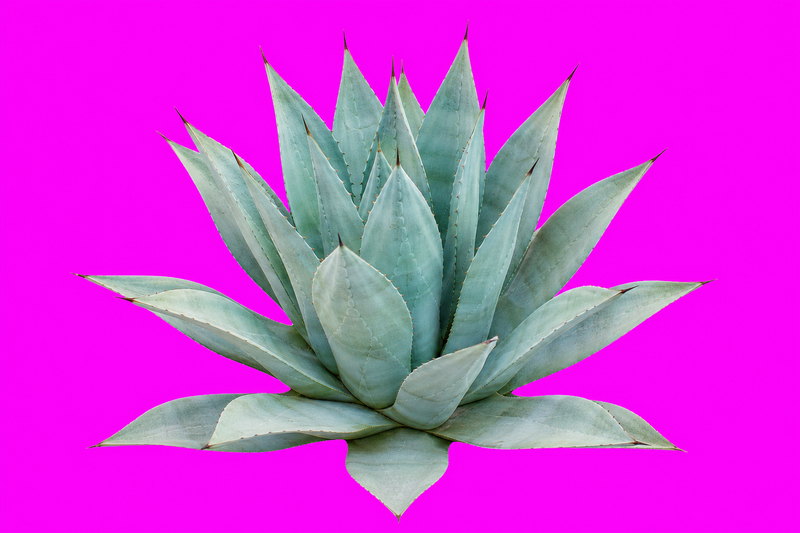
#> input picture assets/plants/raw/agave.png, 800 x 533 px; its folder holds only this picture in this run
$ python make-plant-cutouts.py agave.png '#' one source
#> lines starting #> are read from the running program, lines starting #| are printed output that depends on the picture
#> in cutout, image is the input picture: PIL image 800x533 RGB; mean R, G, B 210, 54.6, 214.7
#!/usr/bin/env python3
"""Turn magenta-background plant renders into RGBA billboard cutouts.

Aqua's billboard plants are 512x512 RGBA PNGs with the plant's base sitting
just above the bottom edge, so a single instancing shader can root every
species on the terrain. The image model is asked to render each plant on a
flat pure-magenta background because that hue is absent from foliage and
bark; this script keys it out, removes the magenta colour cast that the
background bleeds into translucent leaf edges, and writes the final asset.

Usage:
    python3 tools/make-plant-cutouts.py            # all of assets/plants/raw
    python3 tools/make-plant-cutouts.py agave.png  # one source

Requires Pillow and NumPy (development only; the site itself has no build
step and never runs this script). The raw renders are kept so the keying can
be repeated or tuned. See assets/plants/README.md.
"""
import json
import pathlib
import sys

import numpy as np
from PIL import Image, ImageFilter

ROOT = pathlib.Path(__file__).resolve().parent.parent
RAW = ROOT / "assets/plants/raw"
OUT = ROOT / "assets/plants"
SIZE = 512
# Background colour measured from the flat area of the source renders.
BG = np.array([249.0, 2.0, 241.0], dtype=np.float32)


def smoothstep(edge0, edge1, x):
    t = np.clip((x - edge0) / (edge1 - edge0), 0.0, 1.0)
    return t * t * (3.0 - 2.0 * t)


def key_magenta(rgb):
    """Return float RGB and alpha for an image shot against flat magenta.

    Magenta is uniquely identified by both red and blue standing far above
    green, so min(r, b) - g is a robust matte signal: ~240 on the backdrop,
    near zero on foliage, bark and sand. A wide soft ramp keeps antialiased
    leaf edges, and the recovered foreground is un-blended from the known
    backdrop colour so edge pixels do not keep a pink halo.
    """
    r, g, b = rgb[..., 0], rgb[..., 1], rgb[..., 2]
    signal = np.minimum(r, b) - g
    alpha = 1.0 - smoothstep(112.0, 196.0, signal)
    # Feather the matte by a fraction of a pixel to avoid stair-stepped edges.
    alpha = np.asarray(
        Image.fromarray((alpha * 255).astype(np.uint8)).filter(
            ImageFilter.GaussianBlur(0.55)
        ),
        dtype=np.float32,
    ) / 255.0
    safe = np.clip(alpha, 0.04, 1.0)[..., None]
    fg = np.clip((rgb - (1.0 - safe) * BG) / safe, 0.0, 255.0)

    # Despill: any pixel whose red and blue both exceed green is carrying
    # background contamination (translucent leaves are the usual culprit).
    # Replace that cast with a green of the same luminance so leaf edges read
    # as leaves rather than as pink flowers.
    r, g, b = fg[..., 0], fg[..., 1], fg[..., 2]
    luma = 0.299 * r + 0.587 * g + 0.114 * b
    cast = np.maximum(0.0, np.minimum(r, b) - g)
    blend = np.clip(cast / 34.0, 0.0, 1.0) * 0.94
    target = np.stack([luma * 0.40 / 0.62, luma * 0.88 / 0.62, luma * 0.34 / 0.62], axis=-1)
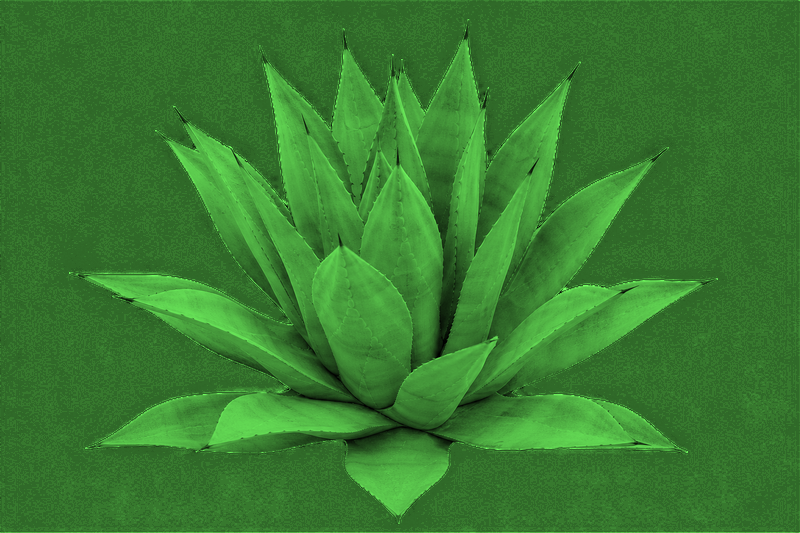
#> target: shape (533, 800, 3) float32; mean of channels 0, 1, 2 80.7, 177.5, 68.5; drawn with min black and max white
    fg = fg * (1.0 - blend[..., None]) + target * blend[..., None]
    # Final light despill for residual tint at the very edge.
    for _ in range(2):
        r, g, b = fg[..., 0], fg[..., 1], fg[..., 2]
        excess = np.maximum(0.0, np.minimum(r, b) - g)
        fg[..., 0] = r - excess
        fg[..., 2] = b - excess
#> this loop made 2 passes
#> pass 1, in key_magenta, `r, g, b = fg[..., 0], fg[..., 1], fg[..., 2]`:
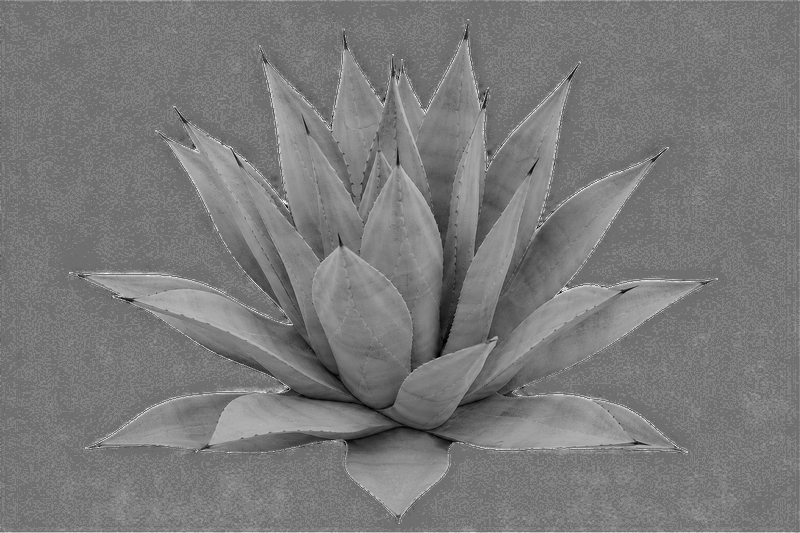
#> g: shape (533, 800) float32; min 0, max 321.4, mean 154.2; drawn with min black and max white
#> pass 1, in key_magenta, `r, g, b = fg[..., 0], fg[..., 1], fg[..., 2]`:
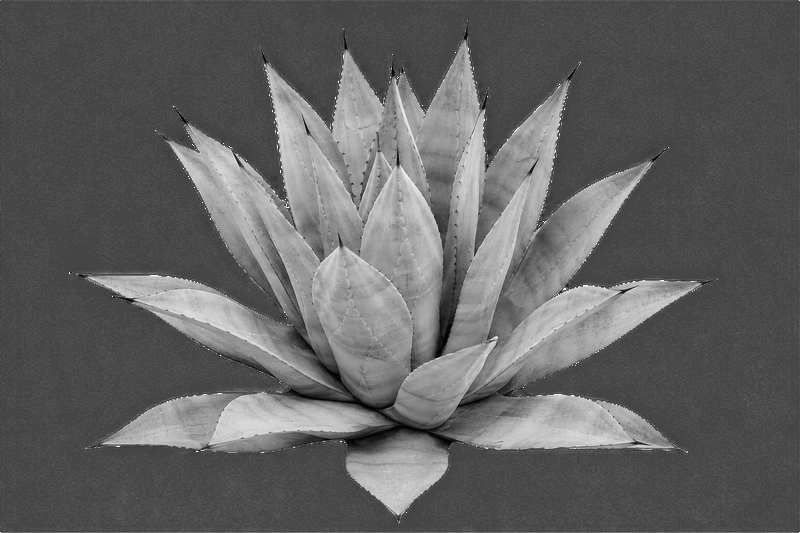
#> b: shape (533, 800) float32; min 0, max 255, mean 98.8
#> after the loop: fg: shape (533, 800, 3) float32; mean R, G, B 99, 154.5, 98.7
    return np.clip(fg, 0.0, 255.0), alpha


def cutout(source, destination):
    image = Image.open(source).convert("RGB")
    rgb = np.asarray(image, dtype=np.float32)
    fg, alpha = key_magenta(rgb)
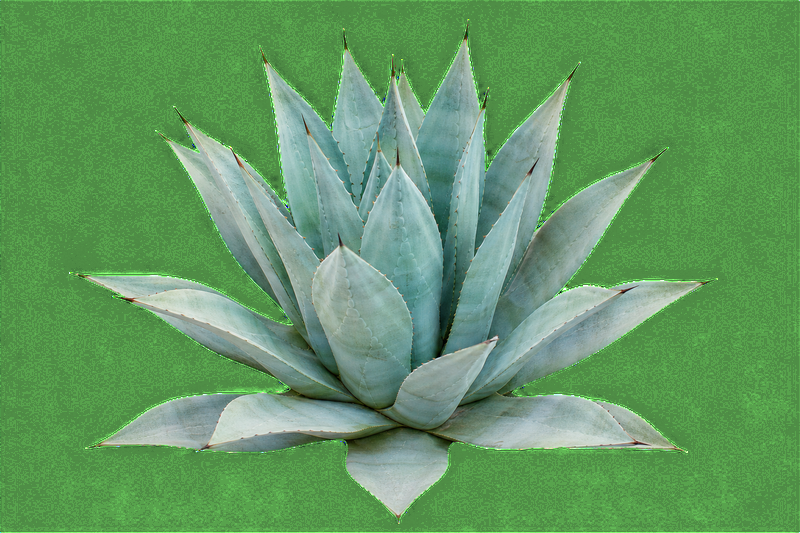
#> fg: shape (533, 800, 3) float32; mean R, G, B 99, 154.5, 98.7
    rgba = np.dstack([fg, alpha * 255.0]).astype(np.uint8)
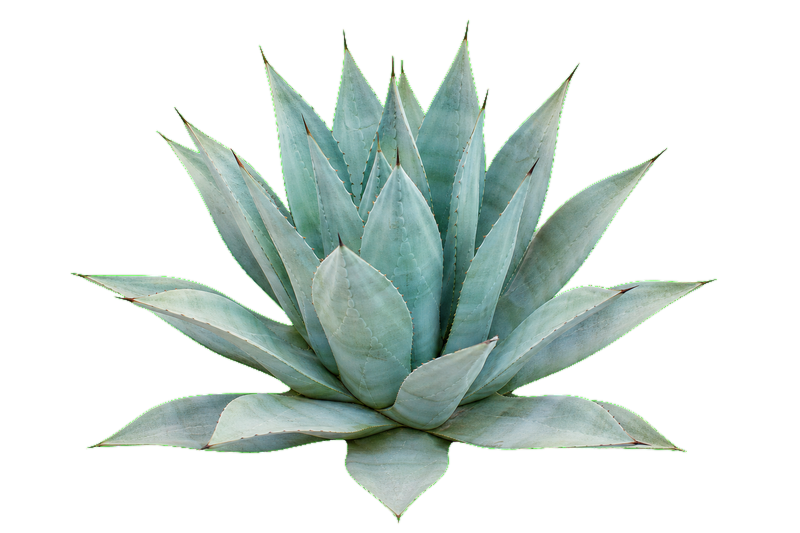
#> rgba: shape (533, 800, 4); mean R, G, B, A 98.5, 154, 98.5, 85.4; transparent parts drawn white
    sprite = Image.fromarray(rgba, "RGBA")

    # Crop to the plant, then fit it into a common square canvas with the
    # base anchored just above the bottom edge. Keeping one canvas size lets
    # every species share a single texture array and one instanced draw.
    bbox = sprite.getchannel("A").point(lambda v: 255 if v > 6 else 0).getbbox()
#> bbox = (70, 19, 718, 524)
    if not bbox:
        raise SystemExit(f"{source.name}: nothing left after keying")
    sprite = sprite.crop(bbox)
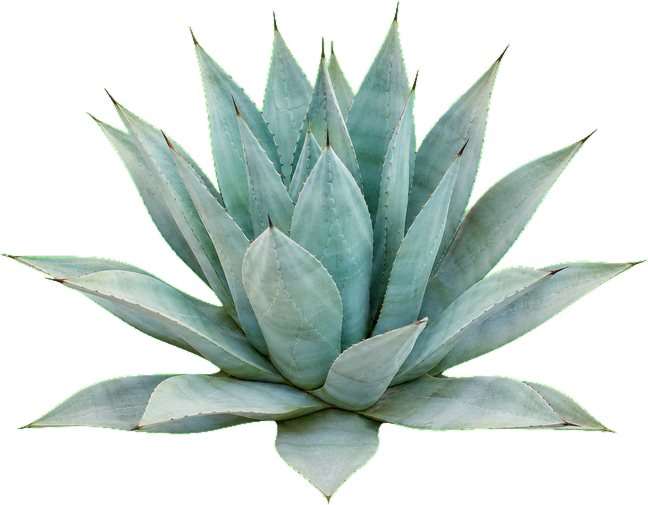
#> sprite: PIL image 648x505 RGBA; mean R, G, B, A 103.2, 154.7, 106.1, 111.3; transparent parts drawn white
    width, height = sprite.size
#> width = 648; height = 505
    margin = 1.5 / 100.0
    scale = (SIZE * (1.0 - margin * 2.0)) / max(width, height)
#> scale = 0.766
    new_size = (max(1, round(width * scale)), max(1, round(height * scale)))
#> new_size = (497, 387)
    sprite = sprite.resize(new_size, Image.LANCZOS)
#> sprite: PIL image 497x387 RGBA
    canvas = Image.new("RGBA", (SIZE, SIZE), (0, 0, 0, 0))
#> canvas: PIL image 512x512 RGBA; every value is 0
    canvas.paste(sprite, ((SIZE - new_size[0]) // 2, SIZE - 4 - new_size[1]), sprite)
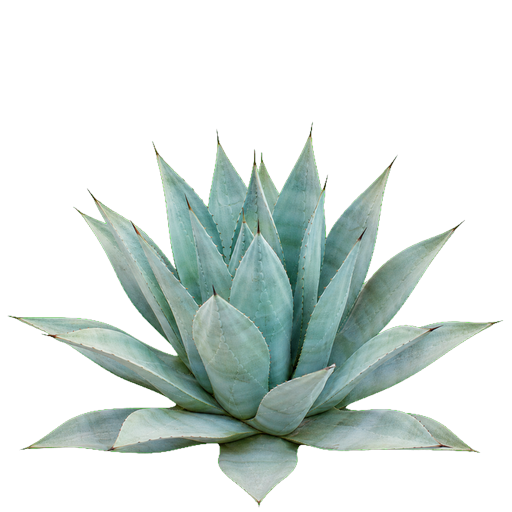
#> canvas: PIL image 512x512 RGBA; mean R, G, B, A 41.3, 51.1, 47.5, 80.9; transparent parts drawn white
    canvas.save(destination, optimize=True)

    # The shader needs the silhouette's aspect ratio to keep every species at
    # its intended height without a stretched billboard.
    return {
        "file": destination.name,
        "source": source.name,
        "sourcePixels": [rgb.shape[1], rgb.shape[0]],
        "aspect": round(new_size[0] / new_size[1], 4),
        "pixels": [SIZE, SIZE],
        "bytes": destination.stat().st_size,
    }


def main(argv):
    sources = sorted(RAW.glob("*.png"))
    if len(argv) > 1:
        wanted = set(argv[1:])
        sources = [p for p in sources if p.name in wanted]
    if not sources:
        raise SystemExit("no raw renders found in assets/plants/raw")
    report = []
    for source in sources:
        destination = OUT / source.name
        info = cutout(source, destination)
        report.append(info)
        print(f"{source.name:22s} -> {destination.name:22s} aspect {info['aspect']:.3f}  {info['bytes']//1024} KiB")
#| agave.png              -> agave.png              aspect 1.284  201 KiB
    manifest = OUT / "plants.json"
    existing = {}
    if manifest.exists():
        try:
            existing = json.loads(manifest.read_text())
        except ValueError:
            existing = {}
    entries = {entry["file"]: entry for entry in existing.get("plants", [])}
    for entry in report:
        entries[entry["file"]] = entry
    manifest.write_text(
        json.dumps(
            {
                "comment": "Generated by tools/make-plant-cutouts.py. Alpha cutouts, base anchored at the bottom edge.",
                "plants": sorted(entries.values(), key=lambda e: e["file"]),
            },
            indent=2,
        )
        + "\n"
    )
    print(f"\nwrote {manifest.relative_to(ROOT)}")
    print("aspect table for js/island-scenery.js:")
    for entry in report:
        print(f"  {entry['file']}: {entry['aspect']}")


if __name__ == "__main__":
    main(sys.argv)

$ run again, on assets/plants/raw/cypress-tree.png
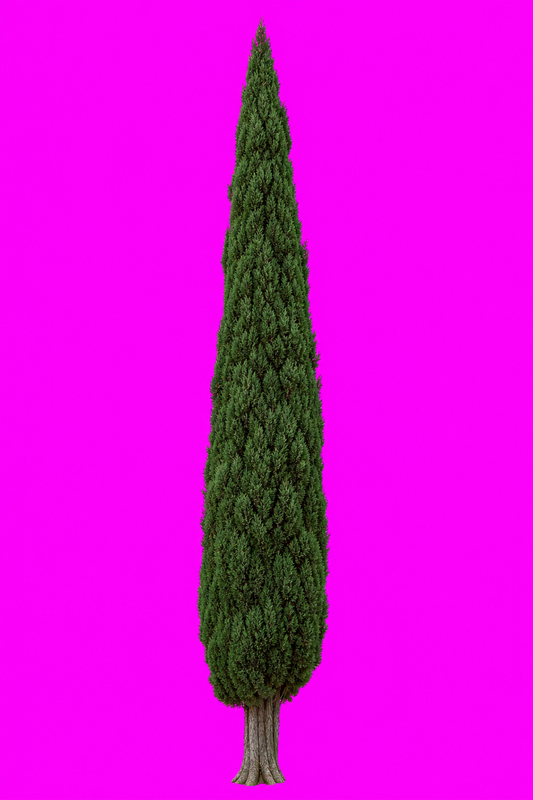
#> input picture assets/plants/raw/cypress-tree.png, 533 x 800 px
#> in cutout, image is the input picture: PIL image 533x800 RGB; mean R, G, B 220.9, 11.6, 216.6
#> in cutout, `rgba = np.dstack([fg, alpha * 255.0]).astype(np.uint8)`:
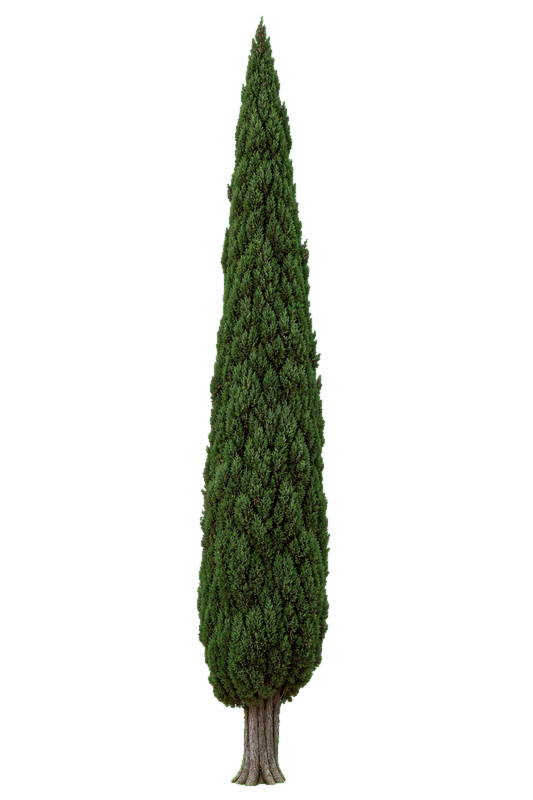
#> rgba: shape (800, 533, 4); mean R, G, B, A 77, 135.3, 65.9, 38.5; transparent parts drawn white
#> bbox = (196, 15, 331, 787)
#> in cutout, `canvas.paste(sprite, ((SIZE - new_size[0]) // 2, SIZE - 4 - new_size[1..`:
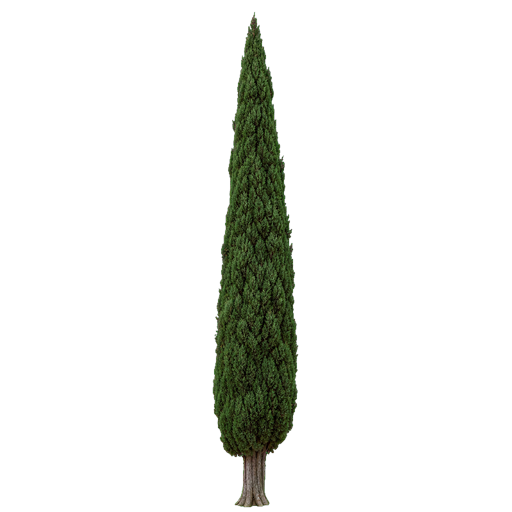
#> canvas: PIL image 512x512 RGBA; mean R, G, B, A 5.3, 6.7, 3.3, 25.7; transparent parts drawn white
#| cypress-tree.png       -> cypress-tree.png       aspect 0.175  80 KiB

$ run again, on assets/plants/raw/dead-snag.png
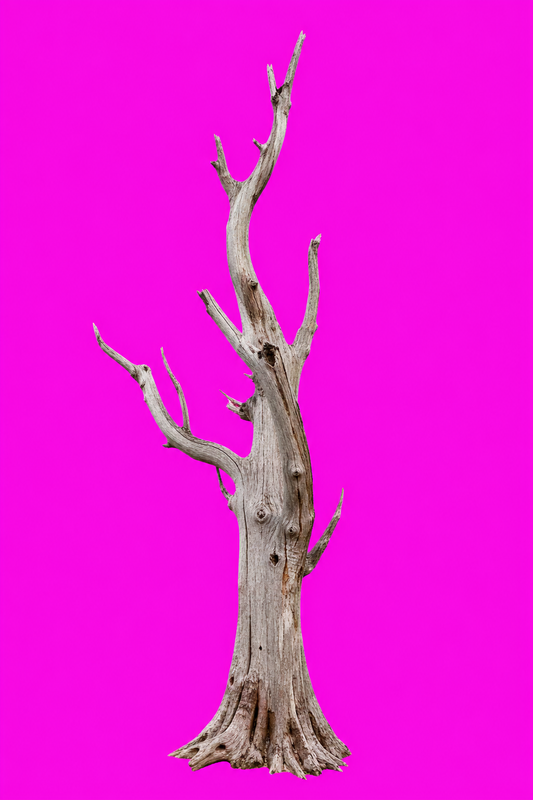
#> input picture assets/plants/raw/dead-snag.png, 533 x 800 px
#> in cutout, image is the input picture: PIL image 533x800 RGB; mean R, G, B 236.9, 23.6, 215.3
#> in cutout, `rgba = np.dstack([fg, alpha * 255.0]).astype(np.uint8)`:
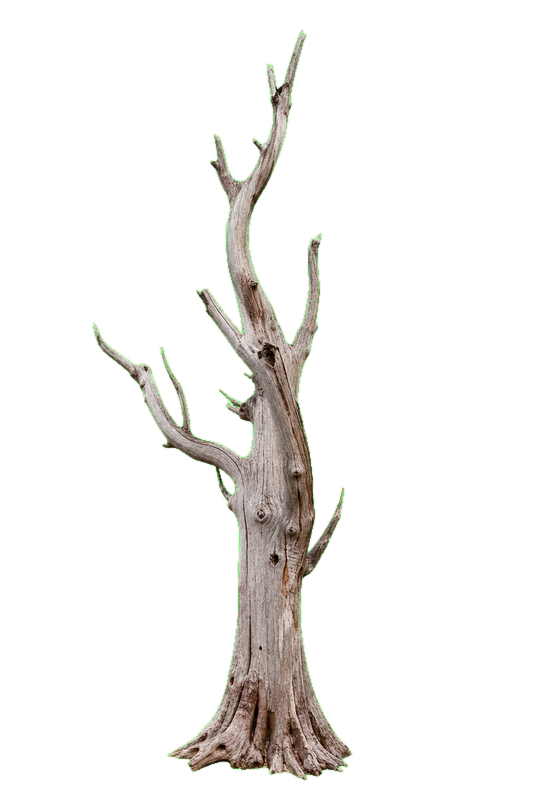
#> rgba: shape (800, 533, 4); mean R, G, B, A 206.3, 185.2, 14.6, 29.1; transparent parts drawn white
#> bbox = (91, 29, 353, 781)
#> in cutout, `canvas.paste(sprite, ((SIZE - new_size[0]) // 2, SIZE - 4 - new_size[1..`:
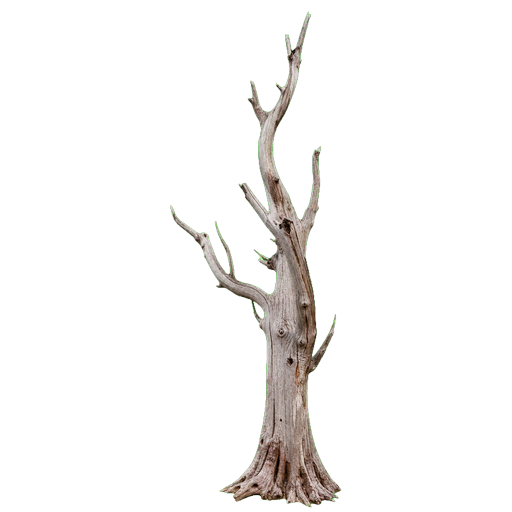
#> canvas: PIL image 512x512 RGBA; mean R, G, B, A 12.1, 11.1, 9.9, 20.2; transparent parts drawn white
#| dead-snag.png          -> dead-snag.png          aspect 0.348  77 KiB

$ run again, on assets/plants/raw/dune-grass.png
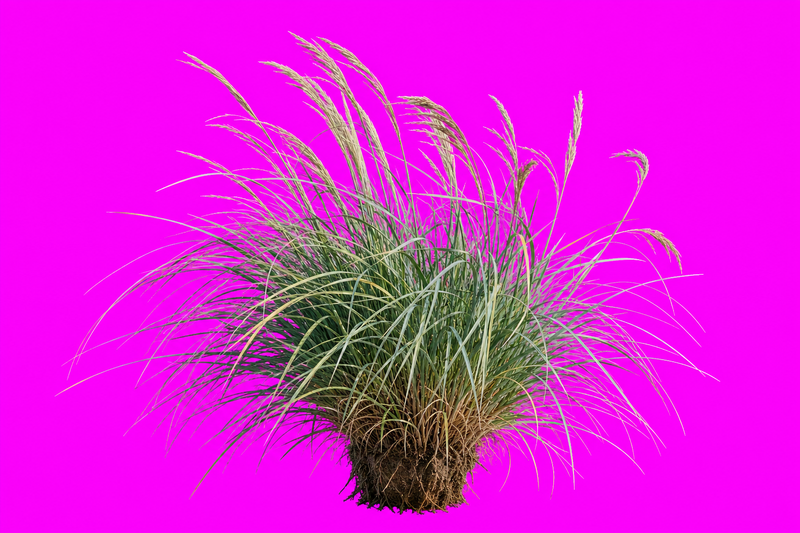
#> input picture assets/plants/raw/dune-grass.png, 800 x 533 px
#> in cutout, image is the input picture: PIL image 800x533 RGB; mean R, G, B 220.8, 29.5, 214.1
#> bbox = (54, 30, 721, 516)
#> in cutout, `canvas.paste(sprite, ((SIZE - new_size[0]) // 2, SIZE - 4 - new_size[1..`:
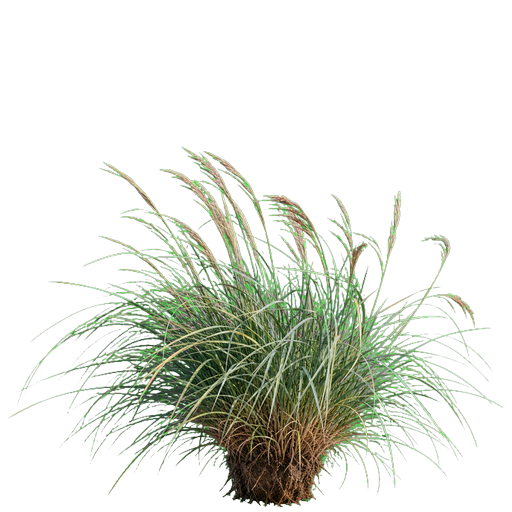
#> canvas: PIL image 512x512 RGBA; mean R, G, B, A 24.6, 29.7, 19.3, 51.8; transparent parts drawn white
#| dune-grass.png         -> dune-grass.png         aspect 1.373  301 KiB
